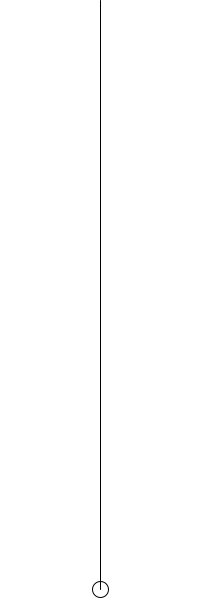
Frame 1 (no input)
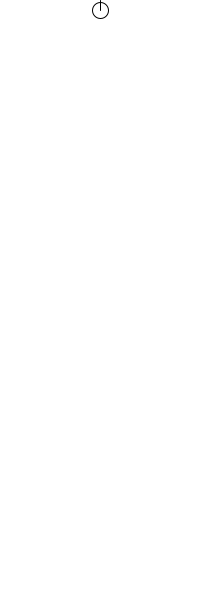
Frame 60 (the mouse pressed at the canvas centre just before this capture)
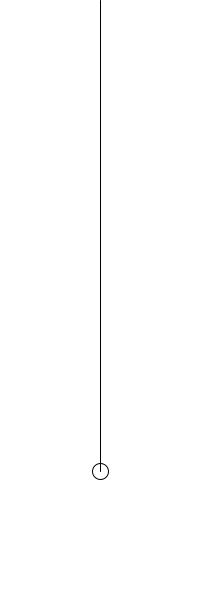
Frame 120 (the mouse held since frame 60 and released just before this capture)

The Processing sketch that drew these frames (run headless with seeded random() and noise(); from frame 60 on, the mouse is pressed at the canvas centre):

// Processing sketch: sketch_023_practice_3_6
// ── sketch_023_practice_3_6.pde
float amplitude;
void setup(){
  size(200, 600);
  amplitude = height - 10;
}

void draw(){
  background(255);
  float period = 120;
  float y = map(cos(TWO_PI * frameCount / period), -1, 1, 10, amplitude);
  ellipse(width/2, y, 16, 16);
  line(width/2, 0, width/2, y);
  amplitude = constrain(amplitude-1, 10, height);
}
